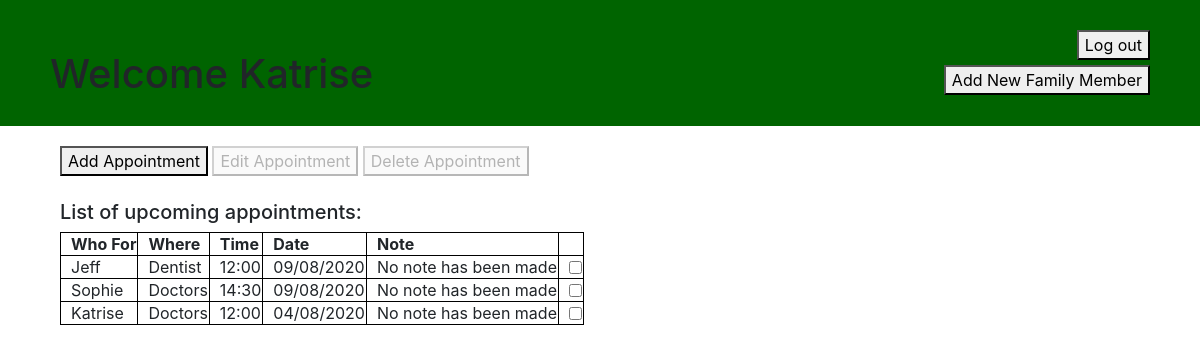
Before: /Application/Website/ParentView.php (signed in) with the older database file.
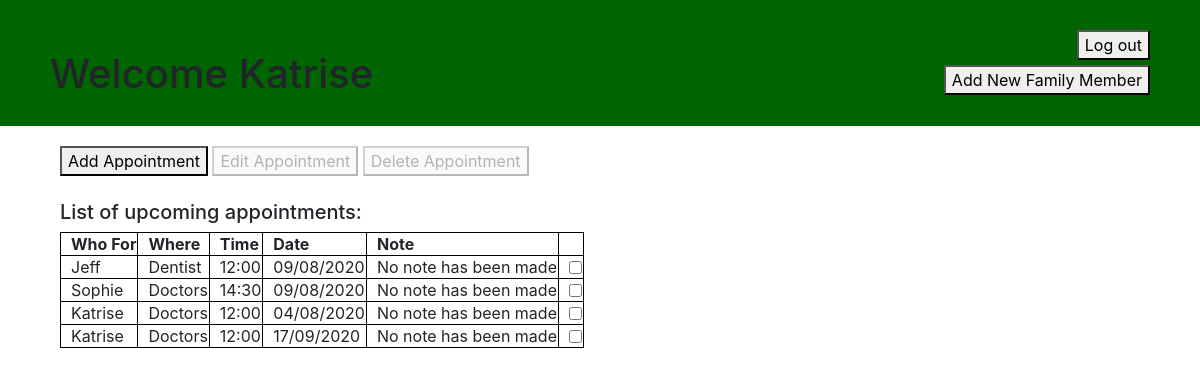
After: the same page with the newer database file.
### tables this page shows
CREATE TABLE `appointments` (
  `Appointment_ID` int(11) NOT NULL,
  `Member_ID` int(11) NOT NULL,
  `Family_ID` int(11) NOT NULL,
  `Appointment_Location` varchar(225) NOT NULL,
  `Appointment_Time` varchar(10) NOT NULL,
  `Appointment_Date` varchar(15) NOT NULL,
  `Appointment_Note` varchar(225) DEFAULT NULL
);

### Application/API/API_functions.php (called while the page is built, shortened)
<?php
function getConnection()
{
    $dataSourceName = 'mysql:dbname='.DataBase.';host='.SeverHTML;
    $dbConnection = null;
    try
    {
        $dbConnection = new PDO($dataSourceName, User, Pass);
    }  catch (PDOException $err)
    {
        echo 'Connection failed: ', $err->getMessage();
    }
    return $dbConnection;
}
function getAllAppointments($Family, $Member){
    $statement = getConnection()->prepare("SELECT * FROM appointments  WHERE Family_ID = '". $Family . "'");
    $statement->execute();
    return $statement->fetchAll(PDO::FETCH_ASSOC);
}
function getMemberName($input){
    $statement = getConnection()->prepare("SELECT Member_Name FROM members WHERE Member_ID = '" . $input . "'");
    $statement->execute();
    $resultSet = $statement->fetchAll(PDO::FETCH_ASSOC);
    return tosend($resultSet);
}
function tosend($resultSet){
    if ($resultSet != null) {
        $columns = empty($resultSet) ? array() : array_keys($resultSet[0]);
        if ($columns != "placeholder") {
            foreach ($resultSet as $row) {
                foreach ($row as $cell) {
                    $send = $cell;
                }
            }
        }
        return $send;
    }
}

### Application/API/GetAppointments.php (called while the page is built, shortened)
<?php
include_once 'API_functions.php';
if (isset($_SESSION['user'])) {
    $Appts = getAllAppointments($_SESSION["family"], $_SESSION["member"]);
}
function getApptName($cell)
{
    return getMemberName($cell);
}

### Application/Website/ParentView.php (the view, shortened to what this page needs)
<?php
include_once 'Extras/Stylesheet.php';
include_once  '../API/GetAppointments.php';
?>
<html>
<div class="header">
    <h1>Welcome <?php echo $_SESSION["name"]?></h1>
    <button onclick="Logout()" style="position: absolute; right: 50px; top: 30px">Log out</button>
    <button onclick="formview('Newmember')" style="position: absolute; right: 50px; top: 65px">Add New Family Member</button>
</div>
<body onload="onload()">
<div class="views" style="padding-top: 20px; max-width: 50%;">
    <div class="w3-content" style="padding-left: 50px;">
        <button onclick="formview('Addform')" id="btn_Add">Add Appointment</button>
        <button onclick="formview('Editform')" id="btn_Edit" disabled="false">Edit Appointment</button>
        <button onclick="formview('Deleteform')" id="btn_Delete" disabled="false">Delete Appointment</button>
        <br><br>
    </div>
    <div class="w3-content" style="padding-left: 50px;" >
        <h5>List of upcoming appointments:</h5>
        <div>
            <table id="maintable">
                <tr>
                    <th>Who For</th>
                    <th>Where</th>
                    <th>Time</th>
                    <th>Date</th>
                    <th>Note</th>
                </tr>
                <tr>
                     <?php
                     $results = $_SESSION["Appts"];
                     $x = 0;
                     $checkname = "";
                     $y = 1;
                     if ($results != null) {
                         foreach ($results as $row) {
                             foreach ($row as $cell) {
                                 if ($x == 0) {
                                 } else if ($x == 2) {
                                 } else if ($cell == null) {
                                 } else {
                                     if ($x == 1) {
                                         $cell = getApptName($cell);
                                     }
                                     $checkname .= $cell;
                                     $checkname .= "^/";
                                     echo "<td>", $cell, "</td>";
                                     if ($x == 6) {
                                         $checkname .= "un";
                                         echo "<td>", "<input type='checkbox' id='" . $y . "' name='" . $checkname . "' onchange='getdetails(this)'>", "</td>";
                                     }
                                 }
                                 $x = $x + 1;
                             }
                             $y = $y + 1;
                             $x = 0;
                             $checkname = "";
                         }
                         }
                     ?>
                </tr>
            </table>
        </div>
    </div>
</div>
</body>
</html>

### Application/Website/Extras/Stylesheet.php (shortened to what this page needs)
<link rel="stylesheet" href="https://maxcdn.bootstrapcdn.com/bootstrap/4.0.0-beta/css/bootstrap.min.css"
>

### Application/Website/Extras/Stylesheet.php (style rules this page uses)
.header { max-width: 100%; padding-left: 50px; padding-top: 50px; padding-bottom: 20px; background-color: darkgreen; }
.views { max-width: 100%; float: left; width: 50%; padding: 10px; }
table, th, td { padding-left: 10px; border: 1px solid black; border-collapse: collapse; }
th { text-align: left; }

Changed rows visible on the page:
added appointments: cell "Katrise", Appointment_Location "Doctors", Appointment_Time "12:00", Appointment_Date "17/09/2020", Appointment_Note "No note has been made"
